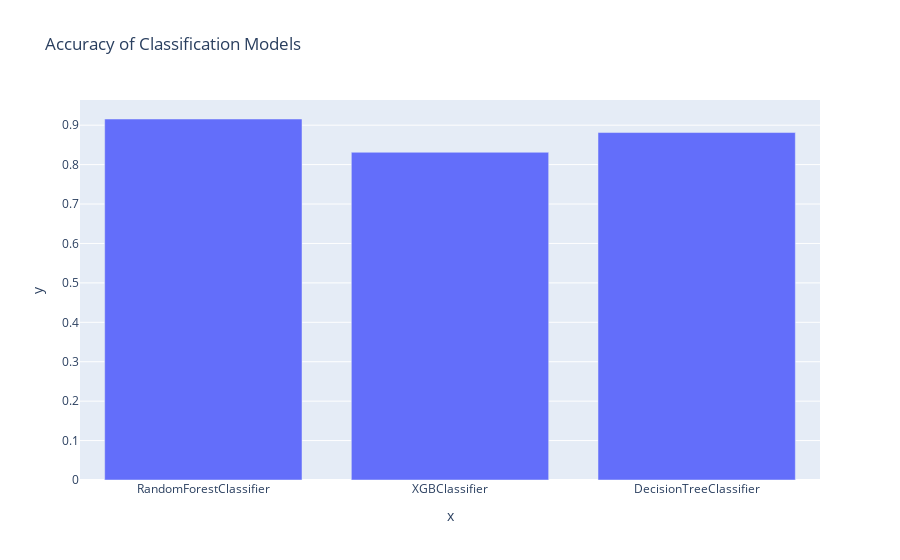

The code cell stored with this chart in its notebook:
### Code cell
models = ['RandomForestClassifier', 'XGBClassifier','DecisionTreeClassifier']
score = [rf_accuracy, xgb_cls_accuracy,dtc_accuracy]

fig=px.bar(x=models, y=score,title='Accuracy of Classification Models')
fig.show()

print("FINDING BEST FIT MODEL FOR EVALUATION BASED ON  ACCURACY\n")
max_score = max(score)  # Initialize max_score with the maximum value in the score list
max_model = ""

for model, score_value in zip(models, score):
    print(model, score_value)
    if score_value == max_score:
        max_model = model

print(f"\nModel: {max_model} contain Maximum accuracy: {max_score} ")

### Figure 1 — Plotly figure (JSON) as saved in the notebook; plotly's stock layout.template omitted (floating-point values rounded to 4 significant figures)
{"data": [{"alignmentgroup": "True", "hovertemplate": "x=%{x}<br>y=%{y}<extra></extra>", "legendgroup": "", "marker": {"color": "#636efa", "pattern": {"shape": ""}}, "name": "", "offsetgroup": "", "orientation": "v", "showlegend": false, "textposition": "auto", "type": "bar", "x": ["RandomForestClassifier", "XGBClassifier", "DecisionTreeClassifier"], "xaxis": "x", "y": [0.9157, 0.8313, 0.8813], "yaxis": "y"}], "layout": {"barmode": "relative", "legend": {"tracegroupgap": 0}, "title": {"text": "Accuracy of Classification Models"}, "xaxis": {"anchor": "y", "domain": [0, 1], "title": {"text": "x"}}, "yaxis": {"anchor": "x", "domain": [0, 1], "title": {"text": "y"}}}}
